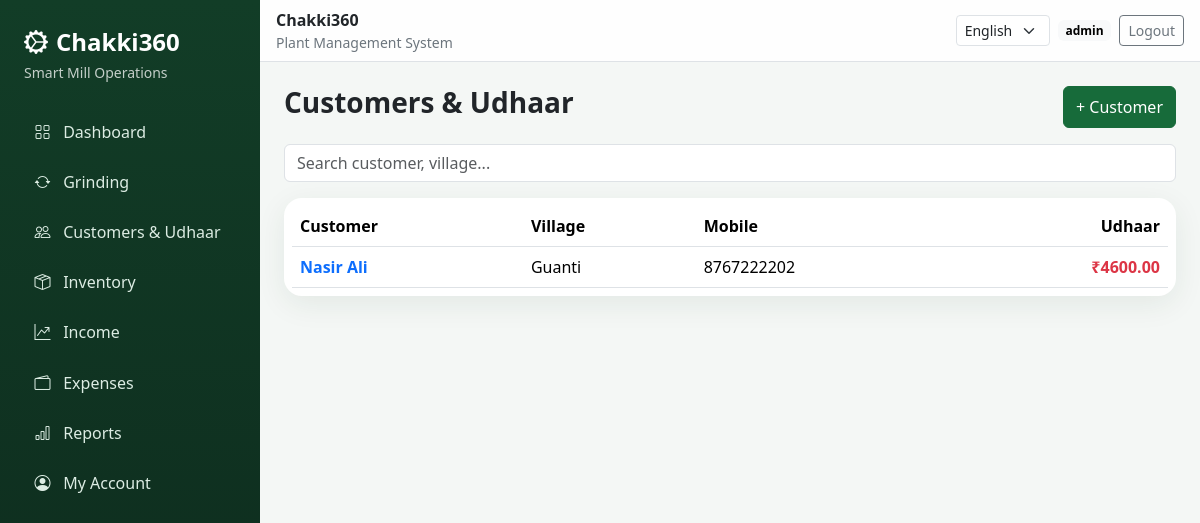
The app's page /en/customers/ (signed in) with its own data.
### backend/mill/models.py (models this page shows, shortened)
class TimeStampedModel(models.Model):
    created_at = models.DateTimeField(auto_now_add=True)
    updated_at = models.DateTimeField(auto_now=True)
    class Meta:
        abstract = True

class Customer(TimeStampedModel):
    name = models.CharField(max_length=120)
    mobile = models.CharField(max_length=20, blank=True)
    village = models.CharField(max_length=120, blank=True)
    opening_balance = models.DecimalField(max_digits=12, decimal_places=2, default=0)
    notes = models.TextField(blank=True)
    @property
    def udhaar_balance(self):
        given = self.ledger_entries.filter(entry_type=LedgerEntry.EntryType.CREDIT).aggregate(total=Sum('amount'))['total'] or Decimal('0')
        received = self.ledger_entries.filter(entry_type=LedgerEntry.EntryType.DEBIT).aggregate(total=Sum('amount'))['total'] or Decimal('0')
        return Decimal(self.opening_balance) + given - received

### backend/mill/web_views.py (the view)
# urls.py: urlpatterns=[path('',v.dashboard,name='dashboard'),path('customers/',v.customers,name='customers'),path('customers/new/',v.customer_create,name='customer-create'),path('customers/<int:pk>/',v.customer
@roles_required(OWNER,MANAGER,OPERATOR,ACCOUNTANT)
def customers(request):
    q=request.GET.get('q','').strip();qs=Customer.objects.all().order_by('name');qs=qs.filter(name__icontains=q) if q else qs;return render(request,'mill/partials/customer_table.html' if partial(request) else 'mill/customers.html',{'customers':qs})

### backend/mill/access.py (called while the page is built)
def has_role(user,*roles):
    return user.is_authenticated and (user.is_superuser or user.groups.filter(name__in=roles).exists())

def roles_required(*roles):
    def decorator(view):
        @login_required
        @wraps(view)
        def wrapped(request,*args,**kwargs):
            if not has_role(request.user,*roles): raise PermissionDenied
            return view(request,*args,**kwargs)
        return wrapped
    return decorator

### backend/mill/context_processors.py (called while the page is built)
def app_context(request):
    return {'app_setting':AppSetting.objects.first()}

### backend/mill/web_views.py (called while the page is built)
def partial(request):return request.headers.get('HX-Request')=='true'

### templates/mill/customers.html
{% extends 'base.html' %}{% load i18n %}{% block content %}<div class="d-flex justify-content-between mb-3"><h3 class="fw-bold">{% trans 'Customers & Udhaar' %}</h3><button class="btn btn-primary" hx-get="{% url 'mill:customer-create' %}" hx-target="#modalContent">+ {% trans 'Customer' %}</button></div><input class="form-control mb-3" name="q" placeholder="Search customer, village..." hx-get="{% url 'mill:customers' %}" hx-trigger="keyup changed delay:350ms" hx-target="#customerTable"><div id="customerTable">{% include 'mill/partials/customer_table.html' %}</div>{% endblock %}

### templates/base.html (shortened to what this page needs)
{% load i18n static %}<!doctype html><html lang="{{ LANGUAGE_CODE|default:'en' }}"><head><link href="https://cdn.jsdelivr.net/npm/bootstrap@5.3.8/dist/css/bootstrap.min.css" rel="stylesheet"><link href="https://cdn.jsdelivr.net/npm/bootstrap-icons@1.13.1/font/bootstrap-icons.min.css" rel="stylesheet"></head><body><div class="app">{% if user.is_authenticated %}{% include 'includes/sidebar.html' %}<main class="main"><nav class="navbar sticky-top topbar border-bottom px-3 py-2"><div><strong>{{ app_setting.business_name|default:'Chakki360' }}</strong><small class="d-block text-secondary">{% trans 'Plant Management System' %}</small></div><div class="d-flex gap-2 align-items-center"><form action="/i18n/setlang/" method="post"><select name="language" class="form-select form-select-sm" onchange="this.form.submit()"><option value="en">English</option></select></form><span class="badge text-bg-light">{{ user.username }}</span><a href="{% url 'logout' %}" class="btn btn-sm btn-outline-secondary">{% trans 'Logout' %}</a></div></nav><div class="container-fluid p-3 p-lg-4">{% block content %}{% endblock %}</div></main>{% else %}{% block guest %}{% endblock %}{% endif %}</div></body></html>

### templates/mill/partials/customer_table.html
{% load i18n %}<div class="card p-2"><div class="table-responsive"><table class="table align-middle mb-0"><thead><tr><th>{% trans 'Customer' %}</th><th>{% trans 'Village' %}</th><th>{% trans 'Mobile' %}</th><th class="text-end">{% trans 'Udhaar' %}</th></tr></thead><tbody>{% for c in customers %}<tr><td><a href="{% url 'mill:customer-detail' c.pk %}" class="fw-semibold text-decoration-none">{{ c.name }}</a></td><td>{{ c.village|default:'—' }}</td><td>{{ c.mobile|default:'—' }}</td><td class="text-end fw-bold {% if c.udhaar_balance > 0 %}text-danger{% endif %}">₹{{ c.udhaar_balance }}</td></tr>{% empty %}<tr><td colspan="4" class="text-center py-4">{% trans 'No customers found' %}</td></tr>{% endfor %}</tbody></table></div></div>

### templates/base.html (style rules this page uses)
:root { --brand:#176b3a;--brand2:#25a55b;--bg:#f4f7f5;--ink:#17221b }
.app { min-height:100vh;background:var(--bg) }
.main { margin-left:260px }
.topbar { backdrop-filter:blur(14px);background:#ffffffdf }
.card { border:0;border-radius:18px;box-shadow:0 8px 30px #1b442414 }
.btn-primary { --bs-btn-bg:var(--brand);--bs-btn-border-color:var(--brand) }

### records on screen
Customer: name "Nasir Ali", village "Guanti", mobile "8767222202", udhaar_balance "4600.00"

### other values on screen
{{ app_setting.short_name|default:'Chakki360' }} "Chakki360"
{{ app_setting.business_name|default:'Chakki360' }} "Chakki360"
{{ user.username }} "admin"
